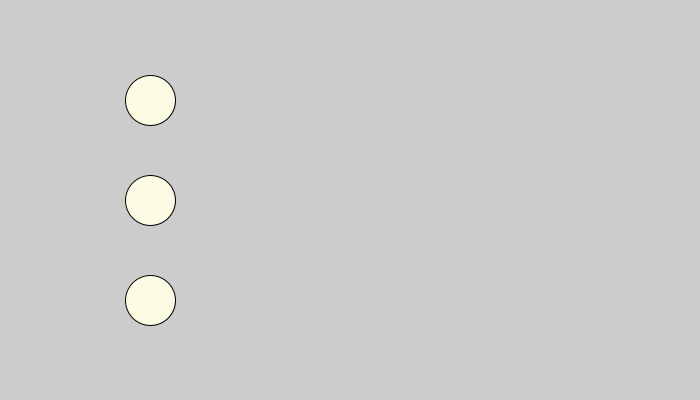
Frame 1 (no input)
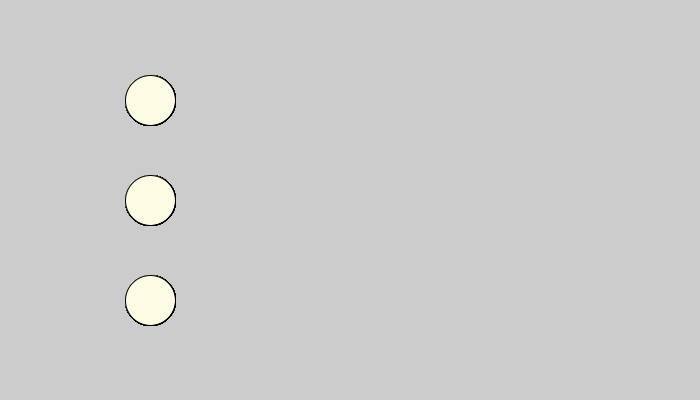
Frame 60 (the mouse pressed at the canvas centre just before this capture)
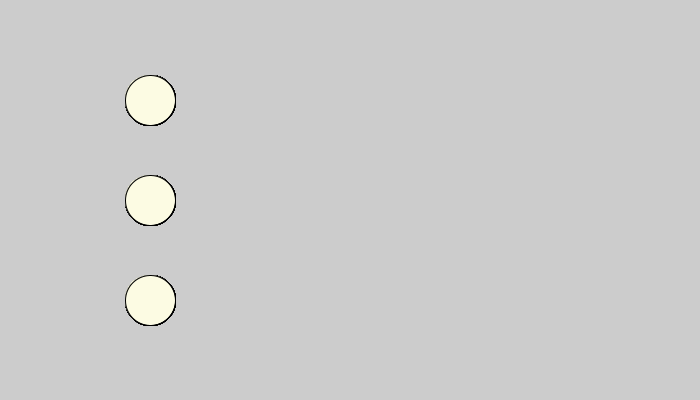
Frame 120 (the mouse held since frame 60 and released just before this capture)

The Processing sketch that drew these frames (run headless with seeded random() and noise(); from frame 60 on, the mouse is pressed at the canvas centre):

// Processing sketch: PaintAPP
// ── PaintAPP.pde
color cream=#FCFBE3;

void setup(){
  size(700,400);
}

void draw(){
button1();
}

void button1(){
button(150,100,cream);
button(150,200,cream);
button(150,300,cream);



}


void button(float x, float y, color z){
fill(z);
ellipse(x,y,50,50);

}
